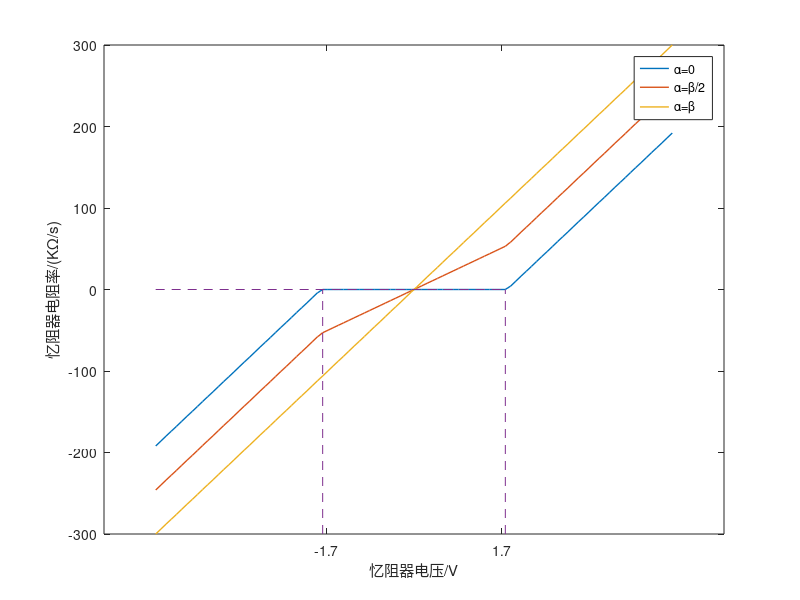

This chart was generated by the following MATLAB code:
% 基础参数
VT = 1.8;
b = 60;
a = [0,30,60];
R1 = 20;
R2 = 500;
% 输入电压
VM = linspace(-5,5);
% 忆阻计算公式
for i=1:1:3
X = b.*VM + 0.5*(a(i)-b).*(abs(VM+VT)-abs(VM-VT));
plot(VM,X,'linewidth',1); hold on
end
line([-5,1.76768],[0,0],'linestyle','--','linewidth',0.5);

line([1.76768,1.76768],[-300,0],'linestyle','--','linewidth',0.5);

line([-1.76768,-1.76768],[-300,0],'linestyle','--','linewidth',0.5);

xticks([-1.7,1.7]);

legend('α=0','α=β/2','α=β');

ylabel('忆阻器电阻率/(KΩ/s)')

xlabel('忆阻器电压/V')

% ylabel('Memristor Slew Rate/(KΩ/s)')
% 
% xlabel('Memristor Voltage/V')
